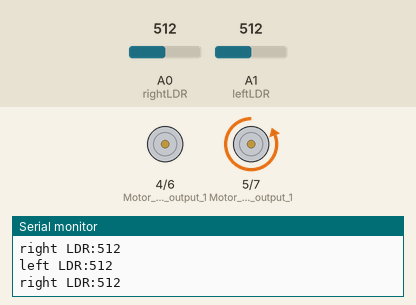
Bench run of a sketch on a simulated Arduino Uno, built with avr-gcc and run on an emulated ATmega328P. On the bench: motor-driver pin pairs drawn as motors (green arrow = first pin HIGH = forward, orange = second pin HIGH = backward, longer = more drive), the last lines printed to the serial monitor. The inputs (shaded band) are chosen by the test bench; at power-on: A0 (rightLDR) = 512, A1 (leftLDR) = 512.

Above: at 3.0 s.
3.1 s: A0 (rightLDR) set to 530
At 4.0 s:
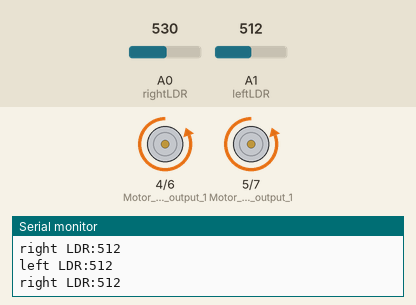
At 7.3 s:
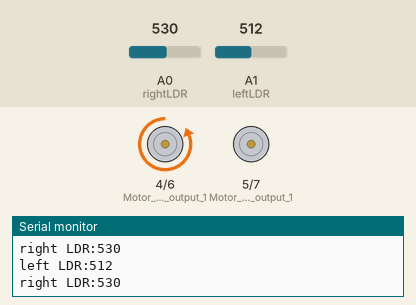
9.4 s: A1 (leftLDR) set to 18
13.2 s: A1 (leftLDR) set to 13
At 15.1 s:
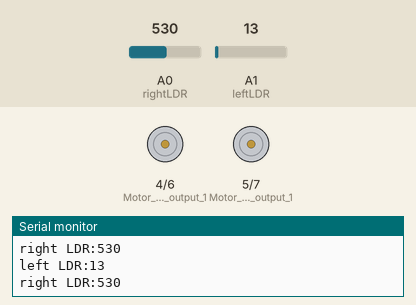
Timing chart, 0 to 16.6 s (numbered marks = the images above; inputs shaded):
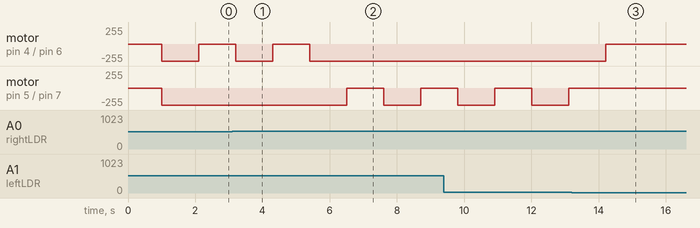

The sketch:

light_follower_robot.ino
```cpp
const int rightLDR = A0;                                  //right LDR attached to analog pin 0
const int leftLDR = A1;                                   //left LDR attached to analog pin 1

int leftValue;                                            //this variable is used to store the analog value returned from the left LDR
int rightValue;                                           //this variable is used to store the analog value returned from the right LDR
int difference;                                           //this variable is used to compare the difference in the two readings to see if there is a neglible difference

void setup()
{
  Serial.begin(9600);
  pinMode (4, OUTPUT);                                    // Motor Left output 1
  pinMode (6, OUTPUT);                                    // Motor Left Output 2
  pinMode (5, OUTPUT);                                    // Motor Right output 1
  pinMode (7, OUTPUT);                                    // Motor Right Output 2

}

void loop()
{
  rightValue = analogRead(rightLDR);                    //store value from A0 into the variable rightValue
  leftValue = analogRead(leftLDR);                      //store value from A1 into the variable leftValue
  difference = abs(rightValue-leftValue);               //calculate the difference between the two values
  //Serial.println(rightValue);
  //delay(500);
  Serial.write("left LDR:");
  Serial.println(leftValue);
  Serial.write("right LDR:");
  Serial.println(rightValue);
  delay(1000);                                            //if not then...
 if(rightValue > 15 && leftValue> 15){
  moveForward();
  delay(1000);
     if(rightValue > leftValue)                           //is it darker on the right hand side?
    {
     //moveLeft();  //light follow                        //if so then turn left
     moveRight();  //light avoid
    }
    else
    {
     //moveRight(); //light follow                        //if it isn't then turn right
     moveLeft();  //light avoid
    }
 }
  else{
    motor_stop();
    delay(1000);
    }
  }

void moveForward()
{
        digitalWrite(4,LOW);
        digitalWrite(6,HIGH);
        digitalWrite(5,LOW);
        digitalWrite(7,HIGH);
        delay (100);

}

void moveLeft()
{
        digitalWrite(4,LOW);
        digitalWrite(6,LOW);
        digitalWrite(5,LOW);
        digitalWrite(7,HIGH);
        delay (100);

}

void moveRight()
{
        digitalWrite(4,LOW);
        digitalWrite(6,HIGH);
        digitalWrite(5,LOW);
        digitalWrite(7,LOW);
        delay (100);

}
void motor_stop()
{
        digitalWrite(4,LOW);
        digitalWrite(6,LOW);
        digitalWrite(5,LOW);
        digitalWrite(7,LOW);
        delay (100);

}
```

Measured:
- the behaviour switches between 512 and 513 on A0 (rightLDR) (found by bisection; images 0 and 1)
- the behaviour switches between 16 and 15 on A1 (leftLDR) (found by bisection; images 2 and 3)
- after the input at 3.1 s, motor on pin 4 (Motor_Left_output_1) / pin 6 (Motor_Left_Output_2): goes on until 5.4 s, then stays backward 255/255; motor on pin 5 (Motor_Right_output_1) / pin 7 (Motor_Right_Output_2): backward 255/255 → stopped after 3.4 s, → backward 255/255 1.1 s later, → stopped 1.1 s later
- after the input at 13.2 s, motor on pin 4 (Motor_Left_output_1) / pin 6 (Motor_Left_Output_2): backward 255/255 → stopped after 1.0 s; motor on pin 5 (Motor_Right_output_1) / pin 7 (Motor_Right_Output_2): stops changing and stays stopped
